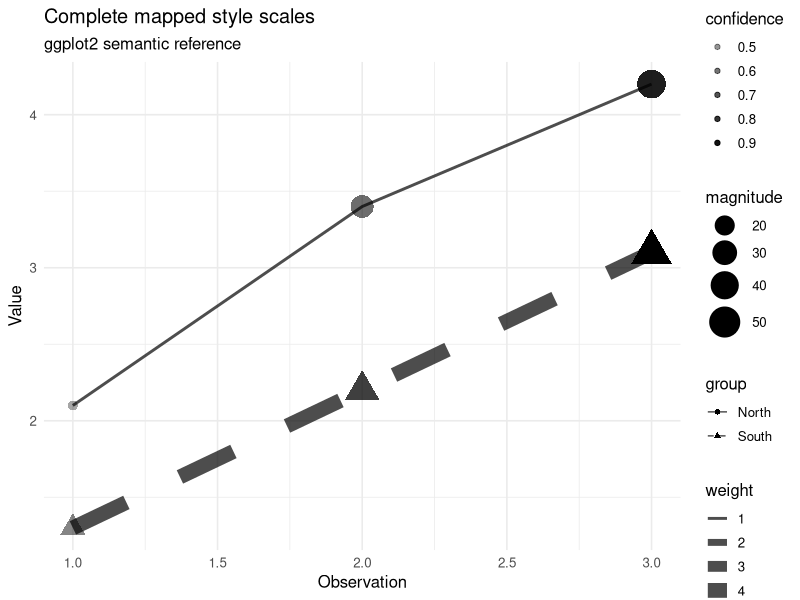

Write the R code that produced this figure.
library(ggplot2)

rows <- data.frame(
  x = c(1, 2, 3, 1, 2, 3),
  y = c(2.1, 3.4, 4.2, 1.3, 2.2, 3.1),
  group = c("North", "North", "North", "South", "South", "South"),
  magnitude = c(12, 28, 45, 20, 36, 52),
  confidence = c(0.45, 0.62, 0.86, 0.55, 0.76, 0.95),
  weight = c(1, 1, 1, 4, 4, 4)
)

plot <- ggplot(rows, aes(x, y)) +
  geom_line(aes(group = group, linewidth = weight, linetype = group), alpha = 0.7) +
  geom_point(aes(size = magnitude, alpha = confidence, shape = group)) +
  scale_size_continuous(range = c(3, 10)) +
  scale_alpha_continuous(range = c(0.35, 1)) +
  scale_linewidth_continuous(range = c(1, 5)) +
  scale_shape_manual(values = c(North = 16, South = 17)) +
  scale_linetype_manual(values = c(North = "solid", South = "dashed")) +
  labs(
    title = "Complete mapped style scales",
    subtitle = "ggplot2 semantic reference",
    x = "Observation",
    y = "Value"
  ) +
  theme_minimal(base_size = 12)

ggsave(
  "artifacts/scale-equivalence/pr6-style-aesthetics/ggplot2-reference.png",
  plot,
  width = 10,
  height = 7,
  dpi = 144,
  bg = "white"
)
